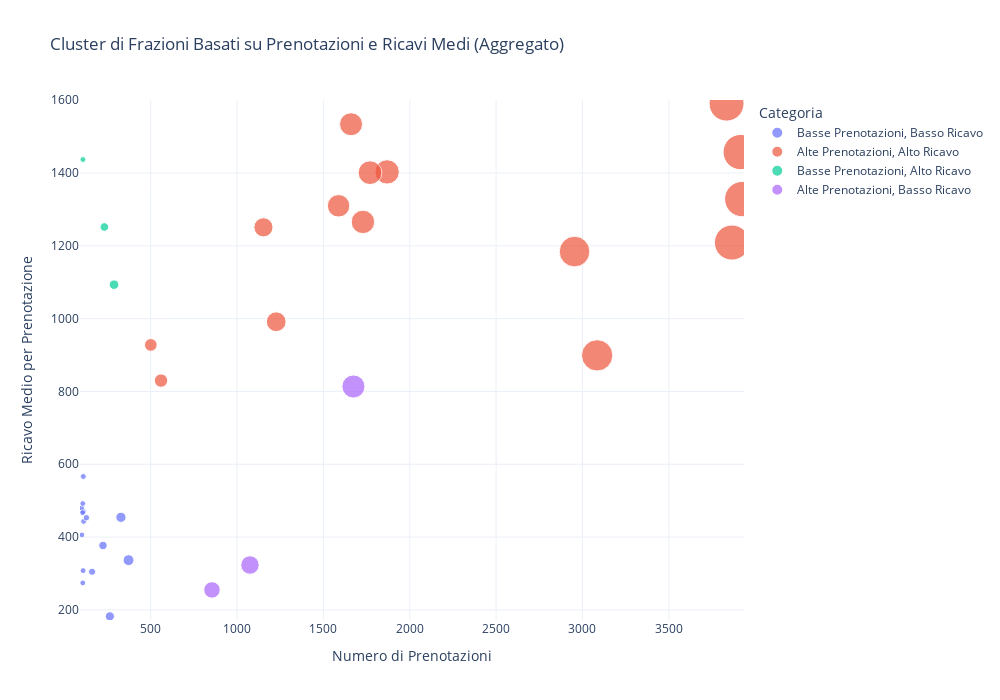

The notebook cell this image was saved under:
### Code cell
import plotly.express as px
import pandas as pd

# Aggrega i dati per frazione e mese, calcolando la somma di prenotazioni e ricavi
prenotazioni_aggregate = prenotazioni_filtrate.groupby(['Frazione', 'Prenotazione - data arrivo Mese']).agg({
    'Prenotazioni': 'sum',   # Somma delle prenotazioni
    'Ricavi': 'sum'          # Somma dei ricavi
}).reset_index()

# Calcola il ricavo medio per prenotazione
prenotazioni_aggregate['Ricavo Medio per Prenotazione'] = prenotazioni_aggregate['Ricavi'] / prenotazioni_aggregate['Prenotazioni']

# Definisci le soglie per classificare i ricavi e le prenotazioni come "alti" o "bassi"
soglia_prenotazioni = prenotazioni_aggregate['Prenotazioni'].median()
soglia_ricavi = prenotazioni_aggregate['Ricavo Medio per Prenotazione'].median()

# Funzione per classificare nei cluster
def classificazione(prenotazioni, ricavo_medio, soglia_prenotazioni, soglia_ricavi):
    if prenotazioni > soglia_prenotazioni and ricavo_medio > soglia_ricavi:
        return 'Alte Prenotazioni, Alto Ricavo'
    elif prenotazioni > soglia_prenotazioni and ricavo_medio <= soglia_ricavi:
        return 'Alte Prenotazioni, Basso Ricavo'
    elif prenotazioni <= soglia_prenotazioni and ricavo_medio > soglia_ricavi:
        return 'Basse Prenotazioni, Alto Ricavo'
    else:
        return 'Basse Prenotazioni, Basso Ricavo'

# Applica la classificazione ai dati aggregati
prenotazioni_aggregate['Categoria'] = prenotazioni_aggregate.apply(
    lambda row: classificazione(row['Prenotazioni'], row['Ricavo Medio per Prenotazione'], soglia_prenotazioni, soglia_ricavi), 
    axis=1
)

# Creazione del grafico interattivo con Plotly per visualizzare i cluster con il mese
fig = px.scatter(
    prenotazioni_aggregate,
    x='Prenotazioni',
    y='Ricavo Medio per Prenotazione',
    color='Categoria',
    hover_name='Frazione',  # Mostra il nome della frazione al passaggio del mouse
    size='Prenotazioni',    # La dimensione dei punti rappresenta il numero di prenotazioni
    size_max=25,            # Riduce la dimensione massima dei punti
    title='Cluster di Frazioni Basati su Prenotazioni e Ricavi Medi (Aggregato)',
    labels={
        'Prenotazioni': 'Numero di Prenotazioni',
        'Ricavo Medio per Prenotazione': 'Ricavo Medio per Prenotazione',
        'Categoria': 'Categoria'
    },
    template='plotly_white'  # Stile del grafico
)

# Aggiungi il mese al hover_data per vedere in quale mese la frazione si trova in quel cluster
fig.update_traces(hovertemplate='<b>%{hovertext}</b><br>Categoria: %{marker.color}<br>Prenotazioni: %{x}<br>Ricavi Medi: %{y}<br>Mese: %{customdata[0]}',
                  customdata=prenotazioni_aggregate[['Prenotazione - data arrivo Mese']])

# Aggiusta il range degli assi per una migliore visualizzazione
fig.update_layout(
    xaxis=dict(
        title='Numero di Prenotazioni',
        range=[prenotazioni_aggregate['Prenotazioni'].min() - 10, prenotazioni_aggregate['Prenotazioni'].max() + 10]  # Estende il range dell'asse X
    ),
    yaxis=dict(
        title='Ricavo Medio per Prenotazione',
        range=[prenotazioni_aggregate['Ricavo Medio per Prenotazione'].min() - 10, 
               prenotazioni_aggregate['Ricavo Medio per Prenotazione'].max() + 10]  # Estende il range dell'asse Y
    ),
    width=1000,  # Imposta una larghezza maggiore per il grafico
    height=700   # Imposta un'altezza maggiore per il grafico
)

# Mostra il grafico interattivo
fig.show()

### Figure 1 — Plotly figure (JSON) as saved in the notebook; plotly's stock layout.template omitted (floating-point values rounded to 4 significant figures)
{"data": [{"customdata": [[3], [4], [5], [6], [7], [8], [9], [4], [3], [4], [6], [7], [8], [9], [4], [6], [7], [8], [4], [3], [4], [6], [7], [8], [3], [6], [8], [3], [4], [5], [6], [6], [7], [8], [6], [8]], "hovertemplate": "<b>%{hovertext}</b><br>Categoria: %{marker.color}<br>Prenotazioni: %{x}<br>Ricavi Medi: %{y}<br>Mese: %{customdata[0]}", "hovertext": ["Cattolica", "Cattolica", "Cattolica", "Cervia", "Cesenatico", "Misano Adriatico", "Pinarella", "Riccione", "Rimini", "Rimini", "Rimini - Marina Centro", "Rimini - Marina Centro", "Rimini - Marina Centro", "Rimini - Marina Centro", "Torre Pedrera"], "legendgroup": "Basse Prenotazioni, Basso Ricavo", "marker": {"color": "#636efa", "size": [112, 328, 264, 224, 161, 128, 110, 372, 109, 110, 101, 106, 102, 107, 107], "sizemode": "area", "sizeref": 6.28, "symbol": "circle"}, "mode": "markers", "name": "Basse Prenotazioni, Basso Ricavo", "orientation": "v", "showlegend": true, "type": "scatter", "x": [112, 328, 264, 224, 161, 128, 110, 372, 109, 110, 101, 106, 102, 107, 107], "xaxis": "x", "y": [443.2, 454.3, 182.3, 376.9, 304.9, 453.2, 566.5, 336.7, 308.0, 470.9, 479.9, 467.2, 406.1, 492.1, 274.1], "yaxis": "y"}, {"customdata": [[3], [4], [5], [6], [7], [8], [9], [4], [3], [4], [6], [7], [8], [9], [4], [6], [7], [8], [4], [3], [4], [6], [7], [8], [3], [6], [8], [3], [4], [5], [6], [6], [7], [8], [6], [8]], "hovertemplate": "<b>%{hovertext}</b><br>Categoria: %{marker.color}<br>Prenotazioni: %{x}<br>Ricavi Medi: %{y}<br>Mese: %{customdata[0]}", "hovertext": ["Cattolica", "Cattolica", "Cattolica", "Cesenatico", "Cesenatico", "Cesenatico", "Cesenatico", "Misano Adriatico", "Misano Adriatico", "Misano Adriatico", "Riccione", "Riccione", "Rivazzurra", "Rivazzurra", "Rivazzurra"], "legendgroup": "Alte Prenotazioni, Alto Ricavo", "marker": {"color": "#EF553B", "size": [2954, 3916, 3834, 3085, 3865, 3925, 560, 1227, 1729, 1869, 1588, 1660, 501, 1153, 1770], "sizemode": "area", "sizeref": 6.28, "symbol": "circle"}, "mode": "markers", "name": "Alte Prenotazioni, Alto Ricavo", "orientation": "v", "showlegend": true, "type": "scatter", "x": [2954, 3916, 3834, 3085, 3865, 3925, 560, 1227, 1729, 1869, 1588, 1660, 501, 1153, 1770], "xaxis": "x", "y": [1184.0, 1458.0, 1591.0, 899.1, 1209.0, 1328.0, 829.9, 991.6, 1266.0, 1403.0, 1310.0, 1534.0, 927.8, 1251.0, 1401.0], "yaxis": "y"}, {"customdata": [[3], [4], [5], [6], [7], [8], [9], [4], [3], [4], [6], [7], [8], [9], [4], [6], [7], [8], [4], [3], [4], [6], [7], [8], [3], [6], [8], [3], [4], [5], [6], [6], [7], [8], [6], [8]], "hovertemplate": "<b>%{hovertext}</b><br>Categoria: %{marker.color}<br>Prenotazioni: %{x}<br>Ricavi Medi: %{y}<br>Mese: %{customdata[0]}", "hovertext": ["Cattolica", "Rimini", "Torre Pedrera"], "legendgroup": "Basse Prenotazioni, Alto Ricavo", "marker": {"color": "#00cc96", "size": [288, 232, 108], "sizemode": "area", "sizeref": 6.28, "symbol": "circle"}, "mode": "markers", "name": "Basse Prenotazioni, Alto Ricavo", "orientation": "v", "showlegend": true, "type": "scatter", "x": [288, 232, 108], "xaxis": "x", "y": [1093.0, 1252.0, 1437.0], "yaxis": "y"}, {"customdata": [[3], [4], [5], [6], [7], [8], [9], [4], [3], [4], [6], [7], [8], [9], [4], [6], [7], [8], [4], [3], [4], [6], [7], [8], [3], [6], [8], [3], [4], [5], [6], [6], [7], [8], [6], [8]], "hovertemplate": "<b>%{hovertext}</b><br>Categoria: %{marker.color}<br>Prenotazioni: %{x}<br>Ricavi Medi: %{y}<br>Mese: %{customdata[0]}", "hovertext": ["Cesenatico", "Riccione", "Riccione"], "legendgroup": "Alte Prenotazioni, Basso Ricavo", "marker": {"color": "#ab63fa", "size": [855, 1075, 1674], "sizemode": "area", "sizeref": 6.28, "symbol": "circle"}, "mode": "markers", "name": "Alte Prenotazioni, Basso Ricavo", "orientation": "v", "showlegend": true, "type": "scatter", "x": [855, 1075, 1674], "xaxis": "x", "y": [254.9, 323.4, 813.6], "yaxis": "y"}], "layout": {"height": 700, "legend": {"itemsizing": "constant", "title": {"text": "Categoria"}, "tracegroupgap": 0}, "title": {"text": "Cluster di Frazioni Basati su Prenotazioni e Ricavi Medi (Aggregato)"}, "width": 1000, "xaxis": {"anchor": "y", "domain": [0, 1], "range": [91, 3935], "title": {"text": "Numero di Prenotazioni"}, "type": "linear"}, "yaxis": {"anchor": "x", "domain": [0, 1], "range": [172.3, 1601.0], "title": {"text": "Ricavo Medio per Prenotazione"}, "type": "linear"}}}
